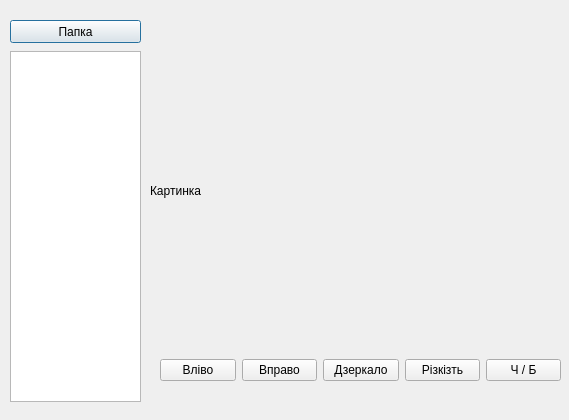
<?xml version="1.0" encoding="UTF-8"?>
<ui version="4.0">
 <class>Dialog</class>
 <widget class="QDialog" name="Dialog">
  <property name="geometry">
   <rect>
    <x>0</x>
    <y>0</y>
    <width>569</width>
    <height>420</height>
   </rect>
  </property>
  <property name="windowTitle">
   <string>Dialog</string>
  </property>
  <widget class="QPushButton" name="dear_btn">
   <property name="geometry">
    <rect>
     <x>10</x>
     <y>20</y>
     <width>131</width>
     <height>23</height>
    </rect>
   </property>
   <property name="text">
    <string>Папка</string>
   </property>
  </widget>
  <widget class="QListWidget" name="files_list">
   <property name="geometry">
    <rect>
     <x>10</x>
     <y>51</y>
     <width>131</width>
     <height>351</height>
    </rect>
   </property>
  </widget>
  <widget class="QWidget" name="horizontalLayoutWidget">
   <property name="geometry">
    <rect>
     <x>160</x>
     <y>330</y>
     <width>401</width>
     <height>80</height>
    </rect>
   </property>
   <layout class="QHBoxLayout" name="horizontalLayout">
    <item>
     <widget class="QPushButton" name="left_btn">
      <property name="text">
       <string>Вліво</string>
      </property>
     </widget>
    </item>
    <item>
     <widget class="QPushButton" name="right_btn">
      <property name="text">
       <string>Вправо</string>
      </property>
     </widget>
    </item>
    <item>
     <widget class="QPushButton" name="mirror_btn">
      <property name="text">
       <string>Дзеркало</string>
      </property>
     </widget>
    </item>
    <item>
     <widget class="QPushButton" name="sharp_btn">
      <property name="text">
       <string>Різкізть</string>
      </property>
     </widget>
    </item>
    <item>
     <widget class="QPushButton" name="bw_btn">
      <property name="text">
       <string>Ч / Б</string>
      </property>
     </widget>
    </item>
   </layout>
  </widget>
  <widget class="QLabel" name="photo_lb">
   <property name="geometry">
    <rect>
     <x>150</x>
     <y>170</y>
     <width>91</width>
     <height>41</height>
    </rect>
   </property>
   <property name="text">
    <string>Картинка</string>
   </property>
  </widget>
 </widget>
 <resources/>
 <connections/>
</ui>
